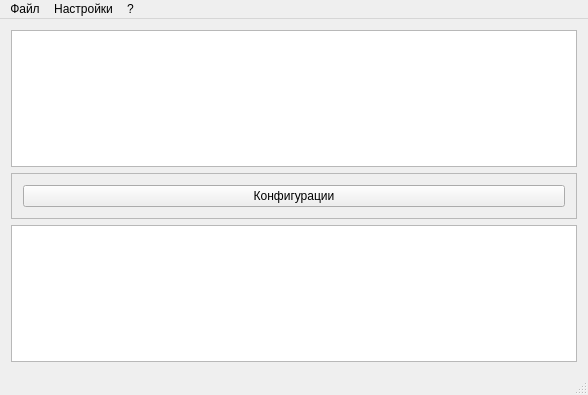
<?xml version="1.0" encoding="UTF-8"?>
<ui version="4.0">
 <class>MainWindow</class>
 <widget class="QMainWindow" name="MainWindow">
  <property name="geometry">
   <rect>
    <x>0</x>
    <y>0</y>
    <width>588</width>
    <height>395</height>
   </rect>
  </property>
  <property name="sizePolicy">
   <sizepolicy hsizetype="Preferred" vsizetype="Preferred">
    <horstretch>0</horstretch>
    <verstretch>0</verstretch>
   </sizepolicy>
  </property>
  <property name="windowTitle">
   <string>MainWindow</string>
  </property>
  <widget class="QWidget" name="centralWidget">
   <property name="sizePolicy">
    <sizepolicy hsizetype="Expanding" vsizetype="Expanding">
     <horstretch>0</horstretch>
     <verstretch>0</verstretch>
    </sizepolicy>
   </property>
   <layout class="QVBoxLayout" name="verticalLayout">
    <item>
     <widget class="QTableView" name="tableListView">
      <property name="font">
       <font>
        <pointsize>9</pointsize>
       </font>
      </property>
     </widget>
    </item>
    <item>
     <widget class="QFrame" name="frame">
      <property name="frameShape">
       <enum>QFrame::StyledPanel</enum>
      </property>
      <property name="frameShadow">
       <enum>QFrame::Raised</enum>
      </property>
      <layout class="QHBoxLayout" name="horizontalLayout">
       <item>
        <widget class="QPushButton" name="configurationsButton">
         <property name="text">
          <string>Конфигурации</string>
         </property>
        </widget>
       </item>
      </layout>
     </widget>
    </item>
    <item>
     <widget class="QListView" name="logList"/>
    </item>
   </layout>
  </widget>
  <widget class="QMenuBar" name="menuBar">
   <property name="geometry">
    <rect>
     <x>0</x>
     <y>0</y>
     <width>588</width>
     <height>22</height>
    </rect>
   </property>
   <widget class="QMenu" name="menu">
    <property name="title">
     <string>Файл</string>
    </property>
    <widget class="QMenu" name="menu_4">
     <property name="title">
      <string>Сохранить</string>
     </property>
     <addaction name="saveDatabaseConfigAction"/>
     <addaction name="saveMainConfigAction"/>
     <addaction name="separator"/>
     <addaction name="exportXmlAction"/>
    </widget>
    <addaction name="openDatabaseFileAction"/>
    <addaction name="menu_4"/>
    <addaction name="exitAction"/>
   </widget>
   <widget class="QMenu" name="menu_2">
    <property name="title">
     <string>Настройки</string>
    </property>
    <addaction name="blobViewParamsAction"/>
    <addaction name="monopolySwitch"/>
    <addaction name="easyModeSwitch"/>
    <addaction name="BinaryAsGuidSwitch"/>
    <addaction name="showOffsetSwitch"/>
    <addaction name="saveBlobSwitch"/>
    <addaction name="separator"/>
    <addaction name="associateFilesAction"/>
   </widget>
   <widget class="QMenu" name="menu_3">
    <property name="title">
     <string>?</string>
    </property>
    <addaction name="aboutAction"/>
    <addaction name="showCommandLineHelpAction"/>
   </widget>
   <addaction name="menu"/>
   <addaction name="menu_2"/>
   <addaction name="menu_3"/>
  </widget>
  <widget class="QStatusBar" name="statusBar"/>
  <action name="openDatabaseFileAction">
   <property name="text">
    <string>Открыть базу</string>
   </property>
   <property name="shortcut">
    <string>Ctrl+O</string>
   </property>
  </action>
  <action name="aboutAction">
   <property name="text">
    <string>О программе</string>
   </property>
  </action>
  <action name="showCommandLineHelpAction">
   <property name="text">
    <string>Ключи командной строки</string>
   </property>
  </action>
  <action name="exitAction">
   <property name="text">
    <string>Выход</string>
   </property>
   <property name="shortcut">
    <string>F10</string>
   </property>
  </action>
  <action name="saveDatabaseConfigAction">
   <property name="text">
    <string>Сохранить конфигурацию базы данных</string>
   </property>
  </action>
  <action name="saveMainConfigAction">
   <property name="text">
    <string>Сохранить основную конфигурацию</string>
   </property>
  </action>
  <action name="exportXmlAction">
   <property name="text">
    <string>Экспорт таблицы в XML</string>
   </property>
  </action>
  <action name="blobViewParamsAction">
   <property name="text">
    <string>Параметры просмотра BLOB-полей</string>
   </property>
  </action>
  <action name="monopolySwitch">
   <property name="text">
    <string>Открывать базу не монопольно</string>
   </property>
  </action>
  <action name="easyModeSwitch">
   <property name="text">
    <string>Упрощённый режим редактирования</string>
   </property>
  </action>
  <action name="BinaryAsGuidSwitch">
   <property name="text">
    <string>Отображать Binary(16) как GUID</string>
   </property>
  </action>
  <action name="showOffsetSwitch">
   <property name="text">
    <string>Отображать смещения в файле записей таблицы</string>
   </property>
  </action>
  <action name="saveBlobSwitch">
   <property name="text">
    <string>При экспорте в XML сохранять BLOB в отдельные файлы</string>
   </property>
  </action>
  <action name="associateFilesAction">
   <property name="text">
    <string>Ассоциировать файлы 1CD с Tool1CD</string>
   </property>
  </action>
 </widget>
 <layoutdefault spacing="6" margin="11"/>
 <resources/>
 <connections/>
</ui>
